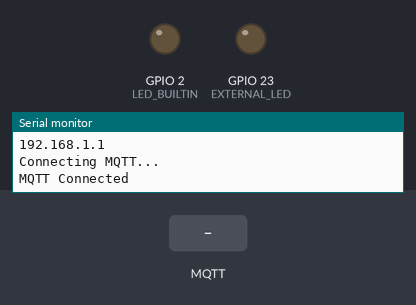
A sketch run on a simulated ESP32. Shown: output pins drawn as LEDs (lit = HIGH), the last lines printed to the serial monitor. Inputs (shaded band) come from the test bench. WiFi joins after 1.5 s; servers stay silent unless stated; no MQTT or app messages arrive unless stated.

Above: at 2.7 s.
2.8 s: MQTT message "ON" arrives on the first subscribed topic
At 3.9 s:
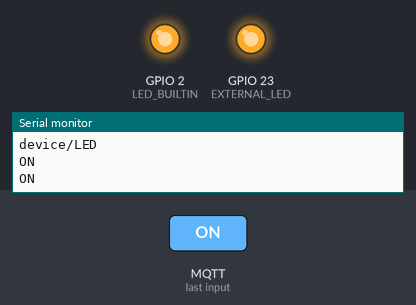
4.3 s: MQTT message "OFF" arrives on the first subscribed topic
At 5.0 s:
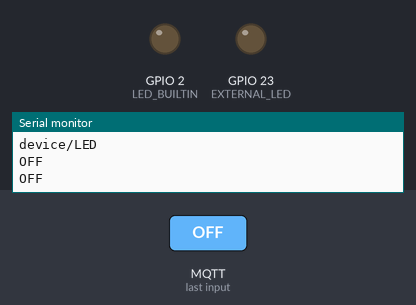
Timing chart, 0 to 7.3 s (numbered marks = the images above; inputs shaded):
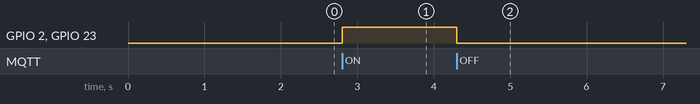

Measured:
- after the input at 2.8 s, GPIO 2 (LED_BUILTIN), GPIO 23 (EXTERNAL_LED): LOW → HIGH at once
- after the input at 4.3 s, GPIO 2 (LED_BUILTIN), GPIO 23 (EXTERNAL_LED): HIGH → LOW at once

The sketch:

mqtt_esp32s_example.ino
```cpp
#include <WiFi.h>
#include <PubSubClient.h>

#define EXTERNAL_LED 23
#define EXTERNAL_LED_BUILTIN 2

String wifiSSID = "Namah Shivaya 2.4G_EXT";
String wifiPassword = "HailValavan";
String mqttBroker = "test.mosquitto.org";
WiFiClient client;
PubSubClient mqtt(client);

void connectWifi();
void connect_mqtt();
void mqttReceivedMessage(char *topic, byte *msg, unsigned int msgLength);

void setup()
{
    pinMode(EXTERNAL_LED, OUTPUT);
    pinMode(LED_BUILTIN, OUTPUT);
    Serial.begin(9600);
    connectWifi();
    mqtt.setServer(mqttBroker.c_str(), 1883);
    mqtt.setCallback(mqttReceivedMessage);
}

void loop()
{
    if (!mqtt.connected())
    {
        connect_mqtt();
        Serial.println("MQTT Connected");
        mqtt.publish("device/ESP32", "ESP 32 Online!");
    }
    mqtt.loop();
}

void mqttReceivedMessage(char *topic, byte *msg, unsigned int msgLength)
{
    if (String(topic) == "device/LED")
    {
        Serial.println(topic);
        String perintah = "";
        for (int i = 0; i < msgLength; i++)
        {
            Serial.print(char(msg[i]));
            perintah += String(char(msg[i]));
        }
        Serial.println("");
        Serial.println(perintah);
        if (perintah == "ON")
        {
            digitalWrite(EXTERNAL_LED, 1);
            digitalWrite(LED_BUILTIN, 1);
        }
        else if (perintah == "OFF")
        {
            digitalWrite(EXTERNAL_LED, 0);
            digitalWrite(LED_BUILTIN, 0);
        }
    }
}

void connect_mqtt()
{
    while (!mqtt.connected())
    {
        Serial.println("Connecting MQTT...");
        if (mqtt.connect("device"))
        {
            mqtt.subscribe("device/LED");
            mqtt.subscribe("device/ESP32");
        }
    }
}

void connectWifi()
{
    Serial.println("Connecting To Wifi");
    WiFi.begin(wifiSSID.c_str(), wifiPassword.c_str());
    while (WiFi.status() != WL_CONNECTED)
    {
        Serial.print(".");
        delay(500);
    }

    Serial.println("Wifi Connected");
    Serial.println(WiFi.SSID());
    Serial.println(WiFi.RSSI());
    Serial.println(WiFi.macAddress());
    Serial.println(WiFi.localIP());
    Serial.println(WiFi.gatewayIP());
    Serial.println(WiFi.dnsIP());
}
```
